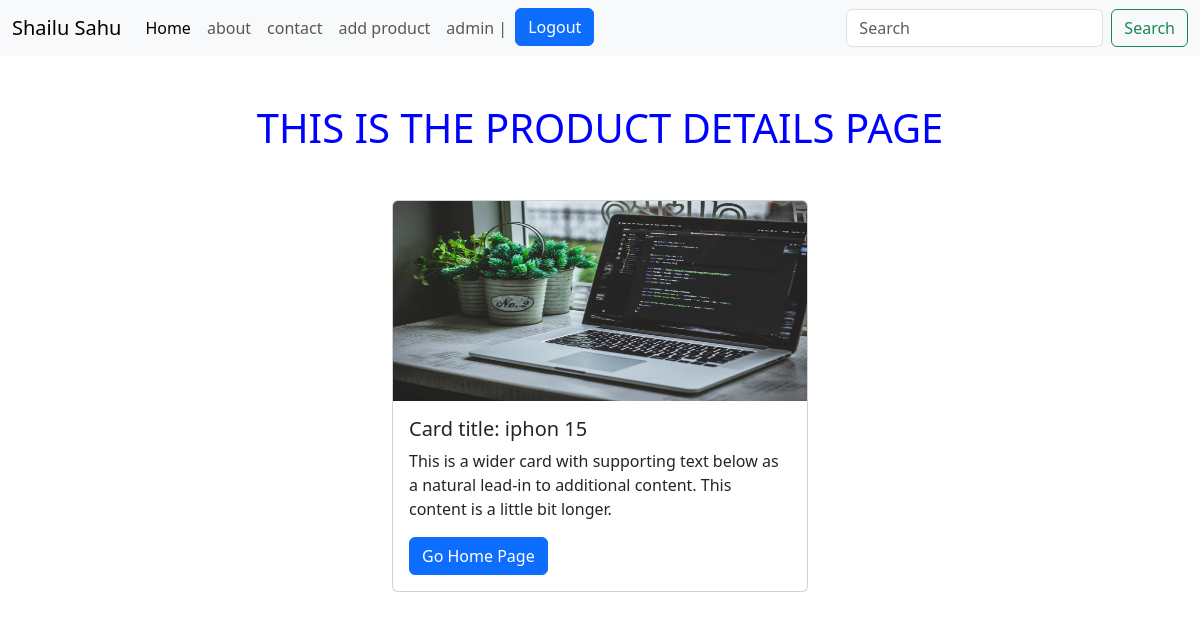
The app's page /details/10 (signed in) with its own data.
### apps/models.py (models this page shows)
class product(models.Model):
     title = models.CharField(max_length=100)
     description = models.CharField(max_length=500)
     img = models.ImageField(upload_to='images/')

### apps/views.py (the view)
# urls.py: path('details/<int:id>', views.details , name = 'details'),
def details(request,id):
   myproduct = product.objects.all().get(id = id )
   context = {
      'myproduct':myproduct
   }
   return render(request,'details.html',context)

### new_project/templates/details.html
{% extends "base.html"%}
{% load static %}
{% block content %}
{% block extra_css %} <link href="{% static 'about_style/style.css' %}"rel ="stylesheet" type="text/css"> {% endblock %}
<div class="container">
    <h1 class="text-center my-5">THIS IS THE PRODUCT DETAILS PAGE</h1>
    <div class="d-flex flex-wrap gap-4 justify-content-center">
        <div class="card" style="width: 26rem;">
            <img src="{{myproduct.img.url}}" class="card-img-top" alt="..." class="card-img-custom " height = "200px">
            <div class="card-body">
                <h5 class="card-title">Card title: {{myproduct.title}}</h5>
                <p class="card-text">{{myproduct.description}}</p>
                <a href= "/" class="btn btn-primary right">Go Home Page</a>
            </div>
        </div>
    </div>
</div>
{% endblock %}

### new_project/templates/base.html (shortened to what this page needs)
{%load static%}
<!doctype html>
<html lang="en">
  <head>
    <link href="https://cdn.jsdelivr.net/npm/bootstrap@5.3.7/dist/css/bootstrap.min.css" rel="stylesheet">
    {% block extra_css%} {%endblock%}
  </head>
  <body>
<nav class="navbar navbar-expand-lg bg-body-tertiary">
  <div class="container-fluid">
    <a class="navbar-brand" href="/">Shailu Sahu</a>
    <div class="collapse navbar-collapse" id="navbarSupportedContent">
      <ul class="navbar-nav me-auto mb-2 mb-lg-0">
        <li class="nav-item">
          <a class="nav-link active" aria-current="page" href="/">Home</a>
        </li>
        <li class="nav-item">
          <a class="nav-link" href="about">about</a>
        </li>
        <li class="nav-item">
          <a class="nav-link" href="contact">contact</a>
        </li>
        <li class="nav-item">
          <a class="nav-link" href="upload_product">add product</a>
        </li>
          {% if user.is_authenticated %}
          <li class="nav-item ms-35">
            <a class="nav-link" href="#">{{request.user.username}} |</a>
           </li>
             <form method="POST" action="{% url 'logout' %}" style="display:inline;">
             <li class="nav-item ms-35">
             <button type="submit" class="btn btn-primary"> Logout</button>
             </li>
             </form>
            {% endif %}
      </ul>
      <form class="d-flex" role="search">
        <input class="form-control me-2" type="search" placeholder="Search" aria-label="Search"/>
        <button class="btn btn-outline-success" type="submit">Search</button>
      </form>
    </div>
  </div>
</nav>
{% block content %}{% endblock %}
  </body>
</html>

### new_project/static/about_style/style.css (style rules this page uses)
h1 { color:blue; }

### records on screen
product: img (picture), title "iphon 15", description "This is a wider card with supporting text below as a natural lead-in to additional content. This content is a little bit longer."

### other values on screen
{{ request.user.username }} "admin"
